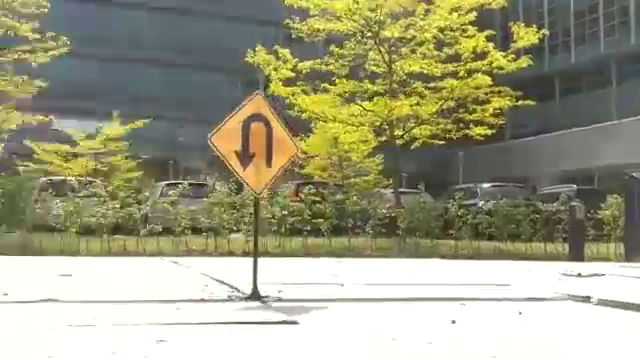
#> input picture frame 9 of roadtests/video3short.mp4, 640 x 360 px
$ python LineClustering_vid.py
#> lines starting #> are read from the running program, lines starting #| are printed output that depends on the picture; after the words box and inside, x2 and y2 are one past the last pixel; in counts of white or black regions, pixels touching at a corner belong together
########################################################################################################################
# LineClustering_vid()
# detects the boundaries of a road and creates the middle line for this road
#
# input:    []
# output:   [, exitflag]
########################################################################################################################

# import necessary libraries
from __future__ import division
import cv2
import numpy as np
import imutils
import math
# from collections import namedtuple

# define classes
class Point:
    def __init__(self, x, y):
        self.x = x
        self.y = y
# Point = namedtuple('Point', 'y, x')   # point in cartesian coordinates

def line(p1, p2):
    A = (p1[1] - p2[1])
    B = (p2[0] - p1[0])
    C = (p1[0]*p2[1] - p2[0]*p1[1])
    return A, B, -C

def intersection(L1, L2):
    D  = L1[0] * L2[1] - L1[1] * L2[0]
    Dx = L1[2] * L2[1] - L1[1] * L2[2]
    Dy = L1[0] * L2[2] - L1[2] * L2[0]
    if D != 0:
        x = Dx / D
        y = Dy / D
        return x, y
    else:
        return False

# create instance of namedtuples and initialize
imgSize = Point(0, 0)
roiSize = Point(0, 0)
roiGap = Point(0, 0)

cap = cv2.VideoCapture('../roadtests/video3short.mp4')

while cap.isOpened():
    ret, frame = cap.read()
#> frame is the input picture: shape (360, 640, 3); mean B, G, R 131, 157, 157.8

    resized = imutils.resize(frame, width=500)
    ratio = frame.shape[0] / float(resized.shape[0])
#> ratio = 1.28
    avghough = resized.copy()
    intersectimg = resized.copy()

    # blur image using a gaussian blur
    imgBlurred = cv2.GaussianBlur(resized, (15, 15), 0)
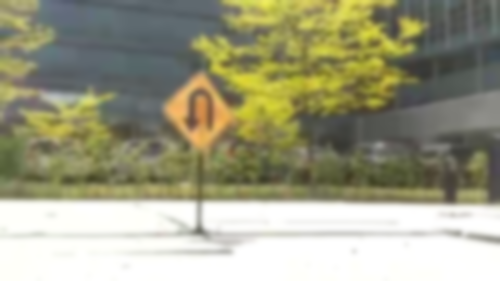
#> imgBlurred: shape (281, 500, 3); mean B, G, R 131, 157, 157.8
    gray_image = cv2.cvtColor(imgBlurred, cv2.COLOR_BGR2GRAY)
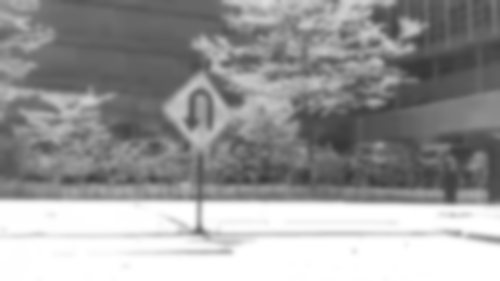
#> gray_image: shape (281, 500); min 54, max 255, mean 154.3

    # hist, bins = np.histogram(resized.ravel(), 256, [0, 256])

    grayval = 180   # np.argmax(hist)

    thresh = 120
    th, dst = cv2.threshold(gray_image, thresh, 255, cv2.THRESH_BINARY)
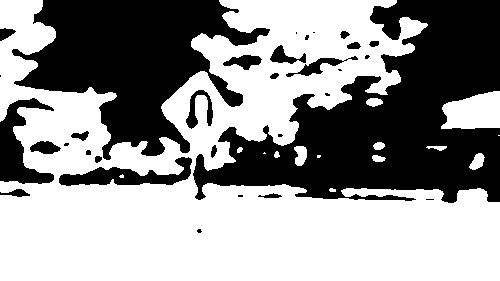
#> dst: shape (281, 500); 58.4% white; 32 black regions (12 under 20 px), largest, box (x1, y1, x2, y2) and area: (193, 0, 500, 203) 31770, (12, 0, 270, 160) 20305, (0, 98, 54, 184) 2128
#> th = 120

    # detect edges in image using canny
    imgCanny = cv2.Canny(dst, 50, 150, apertureSize=3)
#> imgCanny: shape (281, 500); 3.2% white in thin lines or dots, all inside (x1, y1, x2, y2) = (0, 0, 500, 233)

    # region of interest (roi) directly in front of vehicle
    imgShape = resized.shape
#> imgShape = (281, 500, 3)
    imgSize.x = imgShape[1]  # save the size of the image in pixels
#> imgSize.x = 500
    imgSize.y = imgShape[0]
#> imgSize.y = 281
    roiSize.x = 100  # define size of roi window in percentage of total image size
    roiSize.y = 35
    roiGap.x = int(0.5 * (imgSize.x - roiSize.x * imgSize.x / 100))  # gap calculated as even spaces from image borders
    roiGap.y = int(imgSize.y - roiSize.y * imgSize.y / 100)  # gap calculated as from the top of the image

    roi = imgCanny[roiGap.y:imgSize.y, roiGap.x:imgSize.x - roiGap.x]  # get roi from image
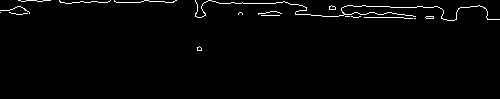
#> roi: shape (99, 500); 1.7% white in thin lines or dots, all inside (x1, y1, x2, y2) = (0, 0, 500, 51)
    imgRoi = np.zeros((imgSize.y, imgSize.x), np.uint8)  # create new binary black image
    imgRoi[roiGap.y:imgSize.y, roiGap.x:imgSize.x - roiGap.x] = roi  # add roi to black image
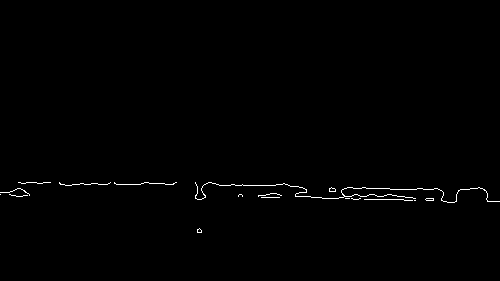
#> imgRoi: shape (281, 500); 0.6% white in thin lines or dots, all inside (x1, y1, x2, y2) = (0, 182, 500, 233)

    # [6 lines of commented-out code are left out]
    cv2.imshow('TRESHOLD', dst)

    # set heuristic parameters for the (probabilistic) houghlines function
    rho = 1  # accuracy [pixel]
    acc = 1  # accuracy [deg]
    theta = acc * np.pi / 360
    threshold = int(80 / ratio)  # minimum points on a line
#> threshold = 62

    # find lines in image using the (probabilistic) houghlines function
    # outputP:  x1, y1, x2, y2
    # output:   rho, theta
    lines = cv2.HoughLines(imgRoi, rho, theta, threshold)
#> lines = 24 rows, first 8: [183, 1.58], [181, 1.59], [178, 1.6], [192, 1.59], [189, 1.6], [186, 1.61], [185, 1.58], [184, 1.57]

    # check if houghlines function found any lines, if not print error
    if lines is not None:
        exitflag = 1  # houghlines function found at least one line

        xvalues = []
        intersects = []

        # Get values rho and theta from houghlines
        rho = [line[0][0] for line in lines]
#> rho = [183, 181, 178, 192, 189, 186, 185, 184, 180, 179, 175, 196, 182, 185, 175, 193, 188, 186, 199, 178, 187, 177, 200, 196]
        theta = [line[0][1] for line in lines]
#> theta = [1.58, 1.59, 1.6, 1.59, 1.6, 1.61, 1.58, 1.57, 1.62, 1.61, 1.61, 1.58, 1.61, 1.56, 1.62, 1.58, 1.57, 1.55, 1.56, 1.62, 1.54, 1.63, 1.54, 1.55]

        # Create histogram with n bins (possible values) from 0 to pi (range of theta)
        bins = 60
        thhist, thbins = np.histogram(theta, bins, [0, np.pi])
#> thhist = 60 values, max 14 at index 30, min 0 at index 0, mean 0.4; thbins = 61 values from 0 to 3.14

        # Find angles that occur more than the treshold and save that angle
        treshold = 0
        histangles = []  # Array for storing all angles from the histogram
        for i in range(0, len(thhist)):
            if np.amax(thhist) > treshold:  # Found feasible maximum
                anglepos = np.argmax(thhist)  # Get position of maximum
                angle = anglepos * np.pi / bins  # Calculate value of maximum
                thhist[anglepos] = 0  # Set histogram value to 0, so we won't find this maximum next iteration
                if anglepos - 1 >= 0:  # Check if the position is in bounds of the histogram
                    thhist[anglepos - 1] = 0  # Set the neighbour values to zero as well
                if anglepos + 1 <= len(thhist):
                    thhist[anglepos + 1] = 0
                histangles.append(angle)  # Append theta value of the peak to angle
#> this loop made 60 passes
#> (anglepos, angle) on pass 1: (30, 1.57)
#> after the loop, histangles = [1.57]; thhist = 60 values from 0 to 0

        all_angles = [[] for _ in range(len(histangles))]  # Make an array with n arrays, for all found angles from hist
#> all_angles = [[]]
        tres = np.pi / bins  # Define a certain treshold

        # plot red(0, 0, 255) houghlines in image
        for x in range(0, len(lines)):
            for rho, theta in lines[x]:
                a = np.cos(theta)
                b = np.sin(theta)
                x0 = a * rho
                y0 = b * rho
                x1 = int(x0 + 1000 * (-b))
                y1 = int(y0 + 1000 * a)
                x2 = int(x0 - 1000 * (-b))
                y2 = int(y0 - 1000 * a)
                cv2.line(resized, (x1, y1), (x2, y2), (0, 0, 255), 2)
                # Compare theta with the histogram angle, if within certain interval, store in all_angles
                for i in range(0, len(histangles)):
                    if histangles[i] - tres < theta < histangles[i] + tres:
                        all_angles[i].append([theta, rho])
#> this loop made 24 passes
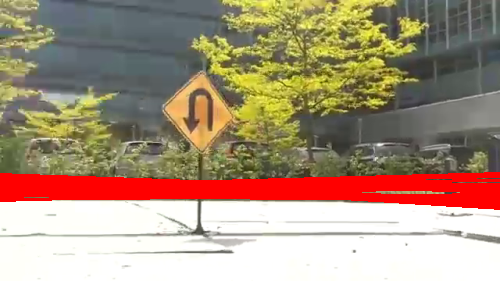
#> resized: shape (281, 500, 3); mean B, G, R 123.8, 146.6, 169.4

        rhovalues = [[] for _ in range(len(all_angles))]  # [[rho 1, ~rho 1, ...], [rho2, ~rho2, ...], ...]
#> rhovalues = [[]]

        for i in range(0, len(all_angles)):
            rho = [x[1] for x in all_angles[i]]
            bins = 24  # Number of bins for histogram of rho
            # Histogram of rho (grouped per theta), from the minimum to the maximum of the rho set plus an offset of 200px
            # This is done so we only see one 'peak' if there is one line instead of a roughly evenly distributed histogram
            rhohist, rhobins = np.histogram(rho, bins, [np.amin(rho) - 100, np.amax(rho) + 100])

            treshold = 0

            for j in range(0, len(rhohist)):
                if np.amax(rhohist) > treshold:  # Value must be found more than n times to be a feasible line
                    rhopos = np.argmax(rhohist)  # Find position of the maximum rho value in the histogram
                    rho = rhobins[rhopos]  # Find maximum value of rho
                    rhohist[rhopos] = 0  # Set histogram value to 0, so we won't find this maximum next iteration
                    if rhopos - 1 >= 0:  # Check if the position is in bounds of the histogram
                        rhohist[rhopos - 1] = 0  # Set the neighbour values to zero as well
                    if rhopos + 1 <= len(rhohist):
                        rhohist[rhopos + 1] = 0
                    rhovalues[i].append(rho)  # Append rho value of the peak to rhovalues
#> this loop made 1 pass
#> (bins, treshold) on pass 1: (24, 0)

        line_amount = 0
        for k in range(0, len(rhovalues)):  # Count how many different peaks of the rho histogram there are
            line_amount += len(rhovalues[k])  # This is equal to the amount of lines
#> this loop made 1 pass
#> line_amount on pass 1: 2
#> after the loop, line_amount = 2

        all_values = [[] for _ in range(line_amount)]
#> all_values = [[], []]

        print(line_amount)
#| 2

        tres = int(40 / ratio)
#> tres = 31
        extra_line = 0
        line_counter = -1

        for i in range(0, len(rhovalues)):  # Go through rhovalues e.g. [[218.5, 379.3], [595.5], [-627.0]]
            if len(rhovalues[i]) > 1:  # Split array into multiple lines if multiple rho values
                for j in range(0, len(rhovalues[i])):  # Go through all rhovalues[i] e.g. [218.5, 379.3]
                    line_counter += 1  # Counter of current line we are filling
                    for x in range(0, len(lines)):  # Go through all found houghlines
                        for rho, theta in lines[x]:  # Set rho and theta
                            if rhovalues[i][j] - tres < rho < rhovalues[i][j] + tres:  # If rho is within treshold
                                all_values[line_counter].append([theta, rho])  # Append to all_values
            else:
                line_counter += 1
                all_values[line_counter] = all_angles[i]
#> this loop made 1 pass
#> after the loop, all_values = 2 items; line_counter = 1

        avg_line_values = [[] for _ in range(line_amount)]
#> avg_line_values = [[], []]

        for i in range(0, line_amount):
            avg_line_values[i] = [(sum([item[0] for item in all_values[i]]) / len(all_values[i])),
                                  (sum([item[1] for item in all_values[i]]) / len(all_values[i]))]
#> after the loop, avg_line_values = [[1.59, 185.6], [1.59, 185.6]]

        all_inter = []

        for x in range(0, len(avg_line_values)):
            rho = avg_line_values[x][1]
            theta = avg_line_values[x][0]
            a = np.cos(theta)
            b = np.sin(theta)
            x0 = a * rho
            y0 = b * rho
            x1 = int(x0 + 2000 * (-b))
            y1 = int(y0 + 2000 * (a))
            x2 = int(x0 - 2000 * (-b))
            y2 = int(y0 - 2000 * (a))
            x3 = int(imgSize.x/2)
            y3 = imgSize.y
            x4 = int(x3+2*math.tan(theta))
            y4 = imgSize.y-20-int(1000/math.tan(theta))
            cv2.line(avghough, (x1, y1), (x2, y2), (0, 0, 255), 2)
            cv2.line(avghough, (x3, y3), (x4, y4), (255, 0, 0), 2)

            L1 = line([x1, y1], [x2, y2])
            inter = []
            for x in range(0, len(avg_line_values)):
                rho = avg_line_values[x][1]
                theta = avg_line_values[x][0]
                a = np.cos(theta)
                b = np.sin(theta)
                x0 = a * rho
                y0 = b * rho
                x1 = int(x0 + 2000 * (-b))
                y1 = int(y0 + 2000 * (a))
                x2 = int(x0 - 2000 * (-b))
                y2 = int(y0 - 2000 * (a))
                L2 = line([x1, y1], [x2, y2])
                R = intersection(L1, L2)
                if R:
                    cv2.circle(intersectimg, (int(R[0]), int(R[1])), 1, (0, 0, 255), 3)
                    inter.append([R[0], R[1]])
            all_inter.append(inter)
#> this loop made 2 passes
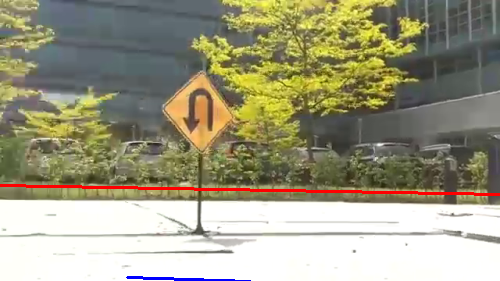
#> avghough: shape (281, 500, 3); mean B, G, R 129.9, 154.9, 158.4
#> after the loop, all_inter = [[], []]

        # [11 lines of commented-out code are left out]
    cv2.imshow('houghlines', resized)
    cv2.imshow('average houghlines', avghough)
    # cv2.imshow('Intersections', intersectimg)
    # cv2.imshow('frame', imgCanny)

    if cv2.waitKey(1) & 0xFF == ord('q'):
#> (key q is pressed here)
        break

cap.release()
cv2.destroyAllWindows()

$ run again, starting later in the video
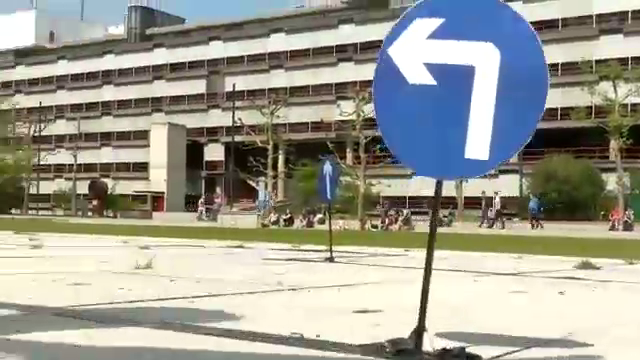
#> input picture frame 44 of roadtests/video3short.mp4, 640 x 360 px
#> frame is the input picture: shape (360, 640, 3); mean B, G, R 146.3, 157.7, 158
#> `th, dst = cv2.threshold(gray_image, thresh, 255, cv2.THRESH_BINARY)`:
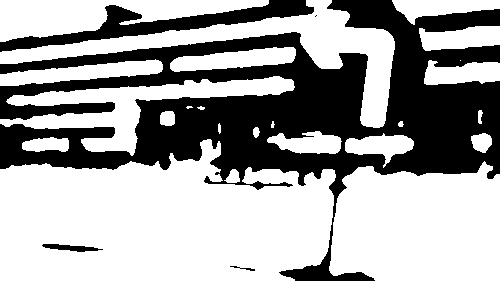
#> dst: shape (281, 500); 63.7% white; 5 black regions (1 under 20 px), largest, box (x1, y1, x2, y2) and area: (0, 0, 500, 281) 46350, (0, 0, 314, 52) 4328, (42, 244, 103, 252) 264, (230, 266, 255, 271) 38
#> th = 120
#> imgCanny: shape (281, 500); 4% white in thin lines or dots
#> roi: shape (99, 500); 1.2% white in thin lines or dots, all inside (x1, y1, x2, y2) = (42, 0, 375, 99)
#> `imgRoi[roiGap.y:imgSize.y, roiGap.x:imgSize.x - roiGap.x] = roi`:
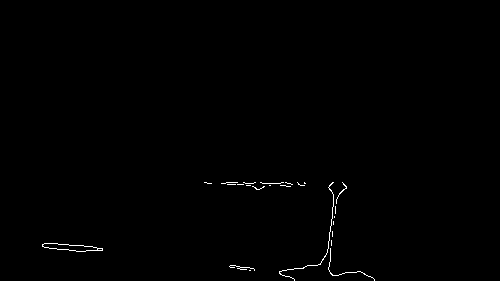
#> imgRoi: shape (281, 500); 0.42% white in thin lines or dots, all inside (x1, y1, x2, y2) = (42, 182, 375, 281)
#> lines = None

$ run again, starting later in the video
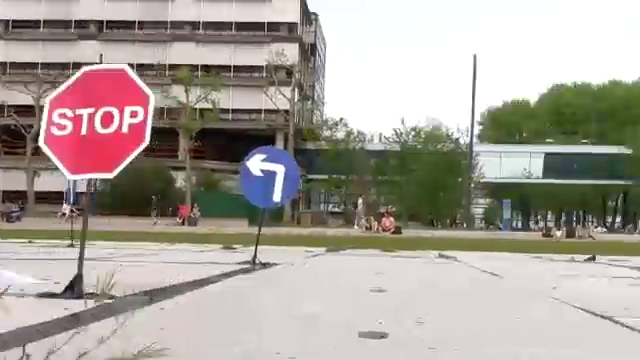
#> input picture frame 79 of roadtests/video3short.mp4, 640 x 360 px
#> frame is the input picture: shape (360, 640, 3); mean B, G, R 154.5, 162.1, 169.6
#> `th, dst = cv2.threshold(gray_image, thresh, 255, cv2.THRESH_BINARY)`:
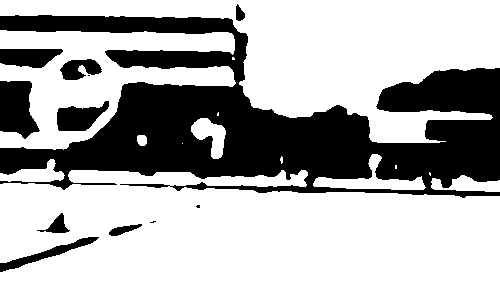
#> dst: shape (281, 500); 67.1% white; 12 black regions (3 under 20 px), largest, box (x1, y1, x2, y2) and area: (0, 15, 500, 198) 40788, (0, 81, 40, 139) 1683, (57, 101, 109, 131) 962
#> th = 120
#> imgCanny: shape (281, 500); 3.2% white in thin lines or dots
#> roi: shape (99, 500); 2.5% white in thin lines or dots
#> imgRoi: shape (281, 500); 0.89% white in thin lines or dots, all inside (x1, y1, x2, y2) = (0, 182, 500, 272)
#> lines = 30 rows, first 8: [182, 1.6], [181, 1.59], [178, 1.6], [183, 1.58], [175, 1.61], [185, 1.58], [172, 1.62], [187, 1.56]
#> `rho = [line[0][0] for line in lines]`: rho = 30 values, max 259 at index 11, min 157 at index 27, mean 190.3
#> `theta = [line[0][1] for line in lines]`: theta = 30 values, max 1.66 at index 27, min 1.26 at index 11, mean 1.56
#> `thhist, thbins = np.histogram(theta, bins, [0, np.pi])`: thhist = 60 values, max 10 at index 30, min 0 at index 0, mean 0.5; thbins = 61 values from 0 to 3.14
#> the loop `for i in range(0, len(thhist)):` made 60 passes
#> (anglepos, angle) on passes 1 to 2: (30, 1.57), (24, 1.26)
#> after the loop `for i in range(0, len(thhist)):`: histangles = [1.57, 1.26]; thhist = 60 values from 0 to 0
#> all_angles = [[], []]
#> the loop `for x in range(0, len(lines)):` made 30 passes
#> the loop `for i in range(0, len(all_angles)):` made 2 passes
#> (bins, treshold) on pass 1: (24, 0)
#> the loop `for k in range(0, len(rhovalues)):` made 2 passes
#> line_amount on passes 1 to 2: 2, 3
#> after the loop `for k in range(0, len(rhovalues)):`: line_amount = 3
#| 3
#> the loop `for i in range(0, len(rhovalues)):` made 2 passes
#> after the loop `for i in range(0, len(rhovalues)):`: all_values = 3 items; line_counter = 2
#> after the loop `for i in range(0, line_amount):`: avg_line_values = [[1.59, 183.1], [1.6, 180.6], [1.27, 254.7]]
#> the loop `for x in range(0, len(avg_line_values)):` made 3 passes
#> after the loop `for x in range(0, len(avg_line_values)):`:
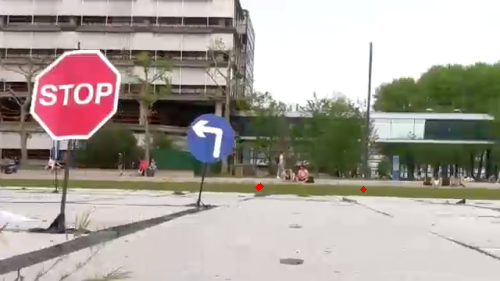
#> intersectimg: shape (281, 500, 3); mean B, G, R 154.5, 162.1, 169.7
#> after the loop `for x in range(0, len(avg_line_values)):`: all_inter = [[[363.6, 189], [258.2, 187.1]], [[363.6, 189], [260.3, 186.5]], [[258.2, 187.1], [260.3, 186.5]]]
